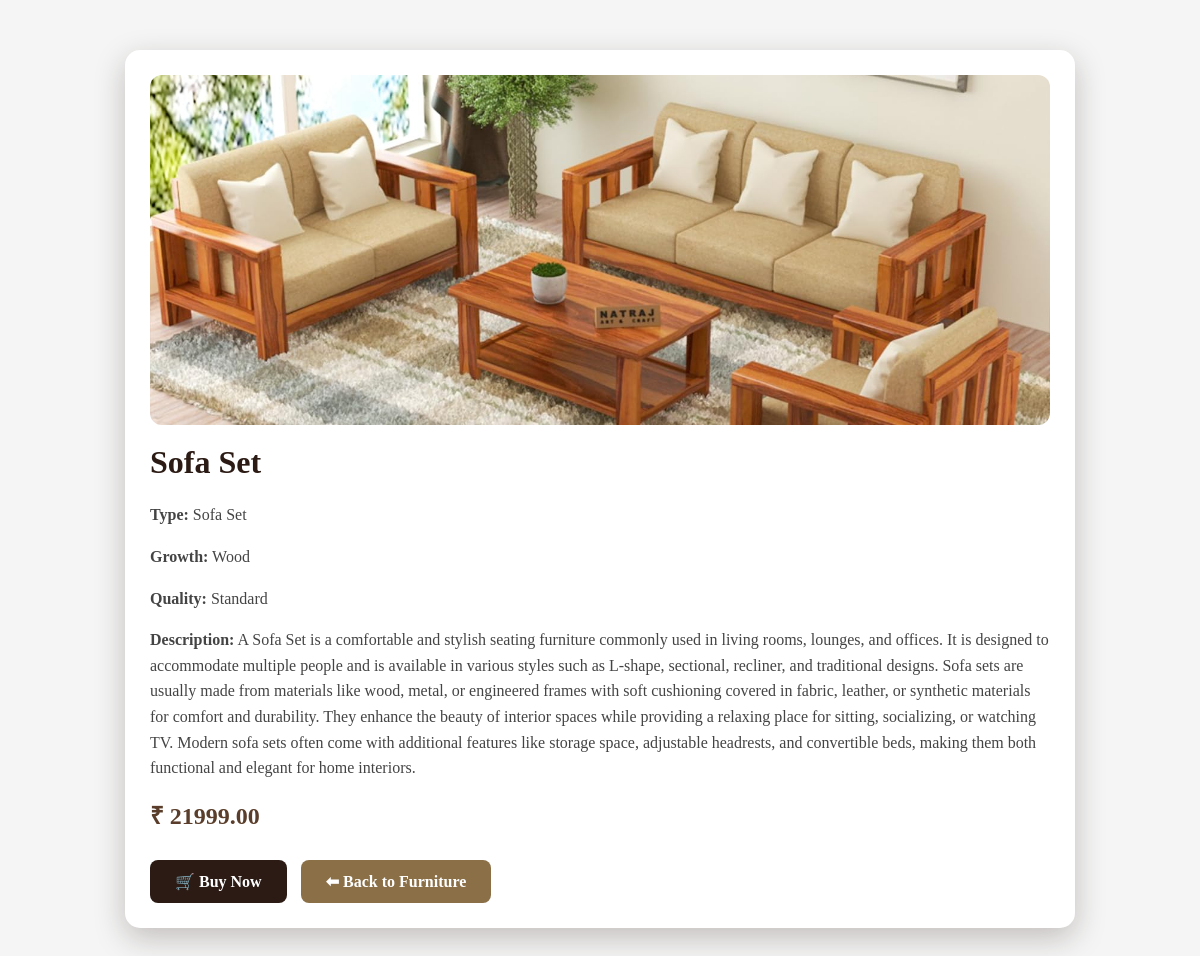
Screenshot of /plant/8/ with the database file from the repository.
### plants/models.py (models this page shows, shortened)
class Plant(models.Model):
    plant_id = models.CharField(max_length=20, unique=True)
    name = models.CharField(max_length=100)
    info = models.TextField()
    price = models.DecimalField(max_digits=10, decimal_places=2)
    image = models.ImageField(upload_to='plants/')
    plant_type = models.CharField(max_length=100, default='Sapling')
    growth = models.CharField(max_length=50)  # e.g. 5 months / 10 months
    quality = models.CharField(max_length=50)
    quantity = models.IntegerField(default=0)

### plants/views.py (the view)
# urls.py: path('plant/<int:id>/', views.plant_detail, name='plant_detail'),
def plant_detail(request, id):
    plant = get_object_or_404(Plant, id=id)
    return render(request, 'plant_detail.html', {'plant': plant})

### templates/plant_detail.html (shortened to what this page needs)
{% load static %}
<!DOCTYPE html>
<html>
<head>
</head>
<body>
<div class="container">
    {% if plant.image %}
        <img src="{{ plant.image.url }}" alt="{{ plant.name }}">
    {% endif %}
    <h1>{{ plant.name }}</h1>
    <p><b>Type:</b> {{ plant.plant_type }}</p>
    <p><b>Growth:</b> {{ plant.growth }}</p>
    <p><b>Quality:</b> {{ plant.quality }}</p>
    <p><b>Description:</b> {{ plant.info }}</p>
    <p class="price">₹ {{ plant.price }}</p>
    <a href="{% url 'buy_plant' plant.id %}" class="btn-buy">🛒 Buy Now</a>
    <a href="{% url 'user_view_home_plants' %}" class="btn-back">⬅ Back to Furniture</a>
</div>
</body>
</html>

### templates/plant_detail.html (style rules this page uses)
body { font-family: 'Georgia', serif; background: #f5f5f5; margin: 0; }
.container { max-width: 900px; margin: 50px auto; background: white; padding: 25px; border-radius: 15px; box-shadow: 0 10px 30px rgba(43,27,20,0.25); animation: fadeIn 0.6s ease-in-out; }
img { width: 100%; height: 350px; object-fit: cover; border-radius: 12px; transition: 0.3s; }
h1 { color: #2b1b14; margin-top: 15px; }
p { font-size: 16px; color: #444; line-height: 1.6; }
.price { font-size: 24px; color: #5a3e2b; font-weight: bold; margin: 10px 0; }
.btn-buy { display: inline-block; margin-top: 15px; padding: 12px 25px; background: #2b1b14; color: white; text-decoration: none; border-radius: 8px; font-weight: bold; transition: 0.3s; }
.btn-back { display: inline-block; margin-top: 15px; margin-left: 10px; padding: 12px 25px; background: #8b6f47; color: white; text-decoration: none; border-radius: 8px; font-weight: bold; transition: 0.3s; }

### rows the page displays
Plant: image (picture), name "Sofa Set", plant_type "Sofa Set", growth "Wood", quality "Standard", info "A Sofa Set is a comfortable and stylish seating furniture commonly used in living rooms, lounges, and offices. It is designed to accommodate multiple people and is available in various styles such as L-shape, sectional, recliner, and traditional designs. Sofa sets are usually made from materials like wood, metal, or engineered frames with soft cushioning covered in fabric, leather, or synthetic materials for comfort and durability. They enhance the beauty of interior spaces while providing a relaxing place for sitting, socializing, or watching TV. Modern sofa sets often come with additional features like storage space, adjustable headrests, and convertible beds, making them both functional…", price "21999.00"
